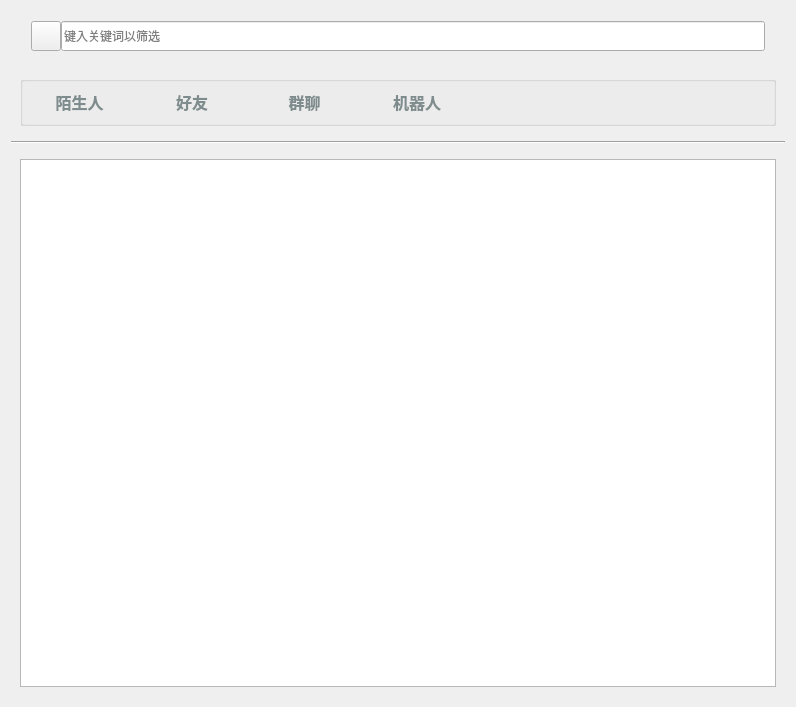
<?xml version="1.0" encoding="UTF-8"?>
<ui version="4.0">
 <class>AddPage</class>
 <widget class="QWidget" name="AddPage">
  <property name="geometry">
   <rect>
    <x>0</x>
    <y>0</y>
    <width>796</width>
    <height>707</height>
   </rect>
  </property>
  <property name="windowTitle">
   <string>Form</string>
  </property>
  <property name="styleSheet">
   <string notr="true">/* 默认按钮样式 */
QPushButton {
    background: transparent;
    border: none;
    color: #7f8c8d;
    font-size: 16px;
    text-align: center;
}
QPushButton:hover {
    color: #9497dc;
}

/* 选中按钮的字体颜色变化 */
QPushButton:checked {
    color: #9497dc;
}

/* 下划线样式 */
QPushButton::after {
    content: &quot;&quot;;
    display: block;
    width: 0;
    height: 2px;
    background-color: #2980b9;
    transition: all 0.3s;
}

/* 当按钮被选中时，下划线显示 */
QPushButton:checked::after {
    width: 100%;
}

/* 未选中时下划线隐藏 */
QPushButton:not(:checked)::after {
    width: 0;
}
</string>
  </property>
  <layout class="QVBoxLayout" name="verticalLayout_3">
   <item>
    <widget class="QWidget" name="TopBar" native="true">
     <property name="minimumSize">
      <size>
       <width>0</width>
       <height>50</height>
      </size>
     </property>
     <layout class="QHBoxLayout" name="horizontalLayout_2">
      <property name="spacing">
       <number>0</number>
      </property>
      <property name="leftMargin">
       <number>0</number>
      </property>
      <property name="topMargin">
       <number>0</number>
      </property>
      <property name="rightMargin">
       <number>0</number>
      </property>
      <property name="bottomMargin">
       <number>0</number>
      </property>
      <item>
       <spacer name="horizontalSpacer_2">
        <property name="orientation">
         <enum>Qt::Horizontal</enum>
        </property>
        <property name="sizeType">
         <enum>QSizePolicy::Minimum</enum>
        </property>
        <property name="sizeHint" stdset="0">
         <size>
          <width>20</width>
          <height>20</height>
         </size>
        </property>
       </spacer>
      </item>
      <item>
       <widget class="QToolButton" name="toolButton_search">
        <property name="minimumSize">
         <size>
          <width>30</width>
          <height>30</height>
         </size>
        </property>
        <property name="text">
         <string/>
        </property>
        <property name="icon">
         <iconset resource="res.qrc">
          <normaloff>:/ico/search.png</normaloff>:/ico/search.png</iconset>
        </property>
       </widget>
      </item>
      <item>
       <widget class="QLineEdit" name="lineEdit_search">
        <property name="minimumSize">
         <size>
          <width>0</width>
          <height>30</height>
         </size>
        </property>
        <property name="text">
         <string/>
        </property>
        <property name="placeholderText">
         <string>键入关键词以筛选</string>
        </property>
       </widget>
      </item>
      <item>
       <spacer name="horizontalSpacer_3">
        <property name="orientation">
         <enum>Qt::Horizontal</enum>
        </property>
        <property name="sizeType">
         <enum>QSizePolicy::Minimum</enum>
        </property>
        <property name="sizeHint" stdset="0">
         <size>
          <width>20</width>
          <height>20</height>
         </size>
        </property>
       </spacer>
      </item>
     </layout>
    </widget>
   </item>
   <item>
    <widget class="QWidget" name="widget" native="true">
     <layout class="QVBoxLayout" name="verticalLayout">
      <item>
       <widget class="QGroupBox" name="groupBox">
        <property name="minimumSize">
         <size>
          <width>0</width>
          <height>50</height>
         </size>
        </property>
        <property name="title">
         <string/>
        </property>
        <layout class="QHBoxLayout" name="horizontalLayout">
         <property name="spacing">
          <number>0</number>
         </property>
         <property name="leftMargin">
          <number>0</number>
         </property>
         <property name="topMargin">
          <number>0</number>
         </property>
         <property name="rightMargin">
          <number>0</number>
         </property>
         <property name="bottomMargin">
          <number>0</number>
         </property>
         <item>
          <widget class="QPushButton" name="pushButton_stranger">
           <property name="font">
            <font>
             <pointsize>-1</pointsize>
             <weight>75</weight>
             <bold>true</bold>
            </font>
           </property>
           <property name="text">
            <string>陌生人</string>
           </property>
          </widget>
         </item>
         <item>
          <widget class="QPushButton" name="pushButton_friend">
           <property name="font">
            <font>
             <pointsize>-1</pointsize>
             <weight>75</weight>
             <bold>true</bold>
            </font>
           </property>
           <property name="text">
            <string>好友</string>
           </property>
          </widget>
         </item>
         <item>
          <widget class="QPushButton" name="pushButton_group">
           <property name="font">
            <font>
             <pointsize>-1</pointsize>
             <weight>75</weight>
             <bold>true</bold>
            </font>
           </property>
           <property name="text">
            <string>群聊</string>
           </property>
          </widget>
         </item>
         <item>
          <widget class="QPushButton" name="pushButton_robot">
           <property name="font">
            <font>
             <pointsize>-1</pointsize>
             <weight>75</weight>
             <bold>true</bold>
            </font>
           </property>
           <property name="text">
            <string>机器人</string>
           </property>
          </widget>
         </item>
         <item>
          <spacer name="horizontalSpacer">
           <property name="orientation">
            <enum>Qt::Horizontal</enum>
           </property>
           <property name="sizeType">
            <enum>QSizePolicy::Minimum</enum>
           </property>
           <property name="sizeHint" stdset="0">
            <size>
             <width>300</width>
             <height>20</height>
            </size>
           </property>
          </spacer>
         </item>
        </layout>
       </widget>
      </item>
     </layout>
    </widget>
   </item>
   <item>
    <widget class="Line" name="line">
     <property name="orientation">
      <enum>Qt::Horizontal</enum>
     </property>
    </widget>
   </item>
   <item>
    <widget class="QWidget" name="widget_" native="true">
     <property name="minimumSize">
      <size>
       <width>774</width>
       <height>500</height>
      </size>
     </property>
     <property name="maximumSize">
      <size>
       <width>16777215</width>
       <height>16777215</height>
      </size>
     </property>
     <layout class="QVBoxLayout" name="verticalLayout_2">
      <item>
       <widget class="QListWidget" name="listWidget_main"/>
      </item>
     </layout>
    </widget>
   </item>
  </layout>
 </widget>
 <resources>
  <include location="res.qrc"/>
 </resources>
 <connections/>
</ui>
